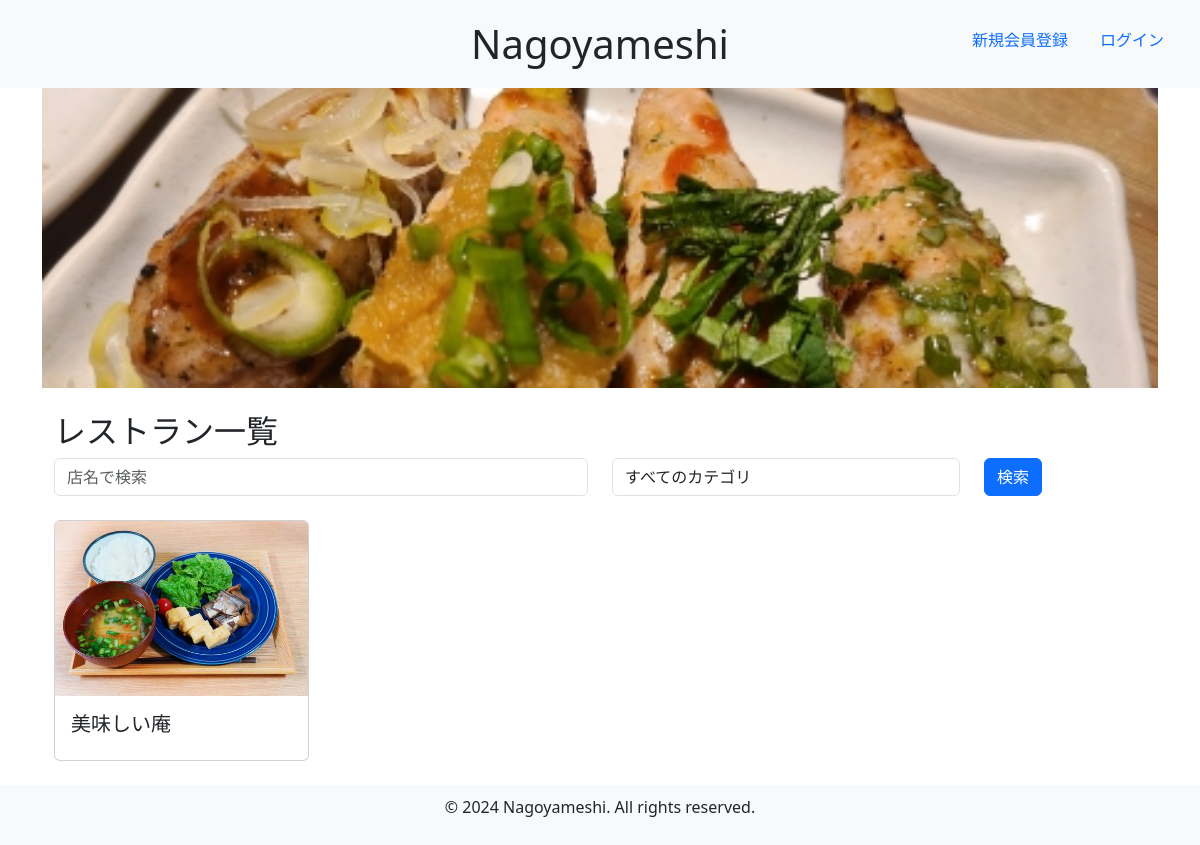
The app's page /restaurants/, older data.
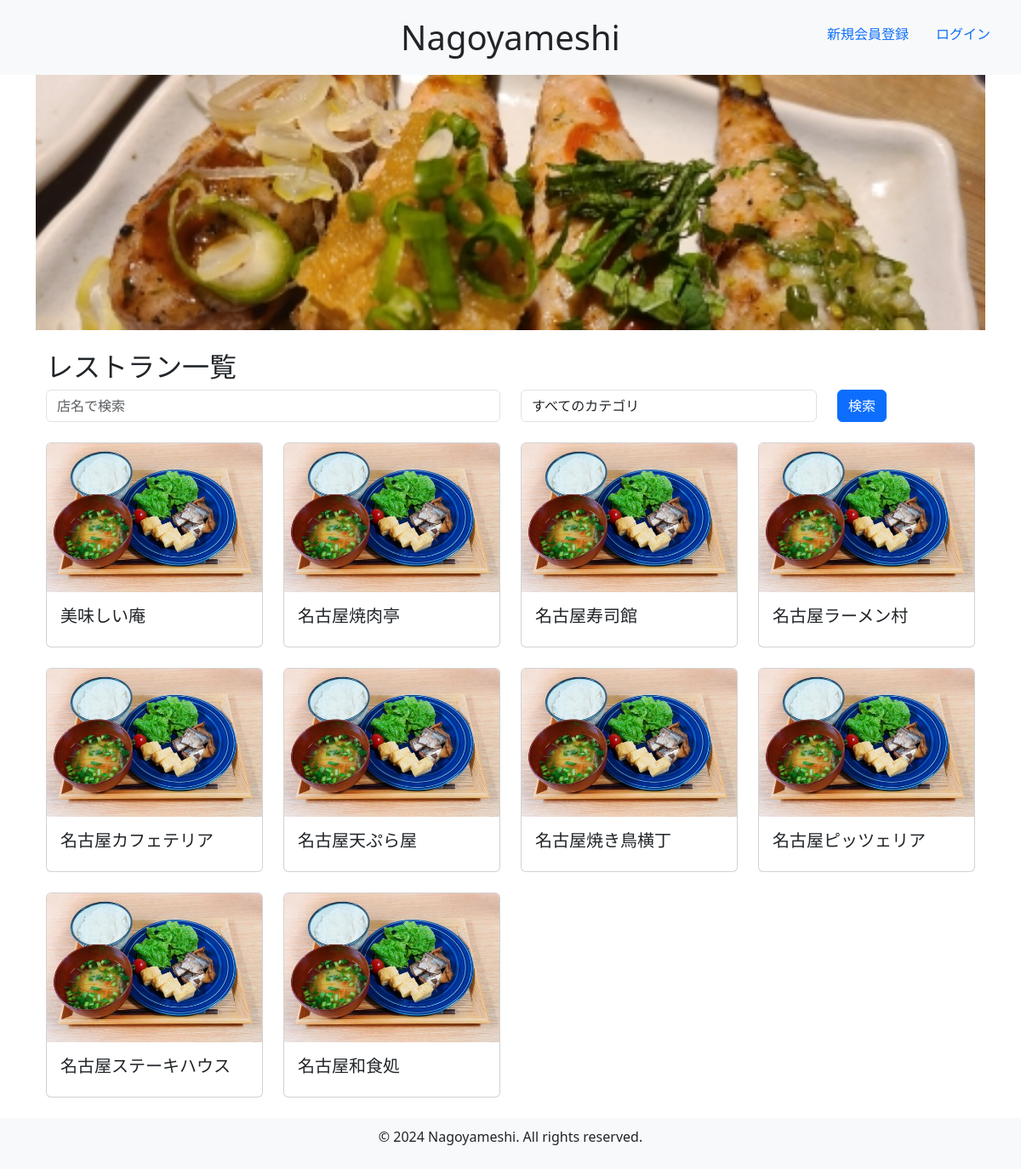
The same page, newer data.
### nagoyameshi/models.py (models this page shows, shortened)
class Restaurant(models.Model):
    name = models.CharField(max_length=200)
    price = models.PositiveIntegerField()
    description = models.TextField()
    postal_code = models.CharField(max_length=10)
    address = models.CharField(max_length=200)
    phone_number = models.CharField(max_length=15)
    open_time = models.TimeField()
    close_time = models.TimeField()
    created_at = models.DateTimeField(auto_now_add=True)
    updated_at = models.TimeField(auto_now=True)
    img = models.ImageField(upload_to='restaurant_images/')
    category = models.ForeignKey(Category, on_delete=models.CASCADE, null=True, blank=True)

### nagoyameshi/views.py (the view)
# urls.py: path('restaurants/', RestaurantListView.as_view(), name='restaurant_list'),
class RestaurantListView(ListView):
    model = Restaurant
    template_name = 'restaurant_list.html'
    context_object_name = 'restaurants'
    def get_queryset(self):
        queryset = super().get_queryset()
        name = self.request.GET.get('name')
        category = self.request.GET.get('category')
        if name:
            queryset = queryset.filter(name__icontains=name)
        if category:
            queryset = queryset.filter(category_id=category)
        return queryset
    def get_context_data(self, **kwargs):
        context = super().get_context_data(**kwargs)
        context['categories'] = Category.objects.all()
        return context

### nagoyameshi/templates/restaurant_list.html (shortened to what this page needs)
{% extends 'base.html' %}
{% load static %}
{% block content %}
<section class="container-fluid p-0">
    <img src="{% static 'images/mainvisual.jpeg' %}" alt="メインビジュアル" class="img-fluid w-100" style="height: 300px; object-fit: cover;">
</section>
<section class="container mt-4">
    <h2>レストラン一覧</h2>
    <form method="get" action="{% url 'restaurant_list' %}">
        <div class="row">
            <div class="col-md-6">
                <input type="text" name="name" class="form-control" placeholder="店名で検索" value="{{ request.GET.name }}">
            </div>
            <div class="col-md-4">
                <select name="category" class="form-control">
                    <option value="">すべてのカテゴリ</option>
                </select>
            </div>
            <div class="col-md-2">
                <button type="submit" class="btn btn-primary">検索</button>
            </div>
        </div>
    </form>
    <div class="row mt-4">
        {% for restaurant in restaurants %}
        <div class="col-md-3 mb-4">
            <div class="card">
                <img src="{{ restaurant.img.url }}" class="card-img-top" alt="{{ restaurant.name }}">
                <div class="card-body">
                    <h5 class="card-title"><a href="{% url 'restaurant_detail' restaurant.pk %}" class="text-decoration-none text-dark">{{ restaurant.name }}</a></h5>
                </div>
            </div>
        </div>
        {% endfor %}
    </div>
</section>
{% endblock %}

### nagoyameshi/templates/base.html (shortened to what this page needs)
<!DOCTYPE html>
<html lang="ja">
<head>
    <link href="https://cdn.jsdelivr.net/npm/bootstrap@5.3.0-alpha3/dist/css/bootstrap.min.css" rel="stylesheet">
</head>
<body>
    <header class="header">
        <h1><a href="{% url 'restaurant_list' %}">Nagoyameshi</a></h1>
        <nav>
            <ul class="nav">
                {% if user.is_authenticated %}
                    <li class="nav-item"><a class="nav-link" href="{% url 'mypage' %}">マイページ</a></li>
                    <li class="nav-item">
                        <form method="post" action="{% url 'logout' %}">
                            {% csrf_token %}
                            <button type="submit" class="btn btn-link nav-link" style="padding: 0; margin: 0;">ログアウト</button>
                        </form>
                    </li>
                {% else %}
                    <li class="nav-item"><a class="nav-link" href="{% url 'signup' %}">新規会員登録</a></li>
                    <li class="nav-item"><a class="nav-link" href="{% url 'login' %}">ログイン</a></li>
                {% endif %}
            </ul>
        </nav>
    </header>
    <main>
        <div class="container">
            {% block content %}{% endblock %}
        </div>
    </main>
    <footer class="footer">
        <p>&copy; 2024 Nagoyameshi. All rights reserved.</p>
    </footer>
</body>
</html>

### nagoyameshi/templates/base.html (style rules this page uses)
.header, .footer { background-color: #f8f9fa; }
.header h1 { text-align: center; margin: 0; padding: 20px 0; }
.header h1 a { text-decoration: none; color: inherit; }
.header nav { position: absolute; top: 20px; right: 20px; }
.footer { text-align: center; padding: 10px 0; }

Row changes from the older to the newer data that the page shows:
added Restaurant: img (picture), name "名古屋焼肉亭"
added Restaurant: img (picture), name "名古屋寿司館"
added Restaurant: img (picture), name "名古屋ラーメン村"
added Restaurant: img (picture), name "名古屋カフェテリア"
added Restaurant: img (picture), name "名古屋天ぷら屋"
added Restaurant: img (picture), name "名古屋焼き鳥横丁"
added Restaurant: img (picture), name "名古屋ピッツェリア"
added Restaurant: img (picture), name "名古屋ステーキハウス"
added Restaurant: img (picture), name "名古屋和食処"
